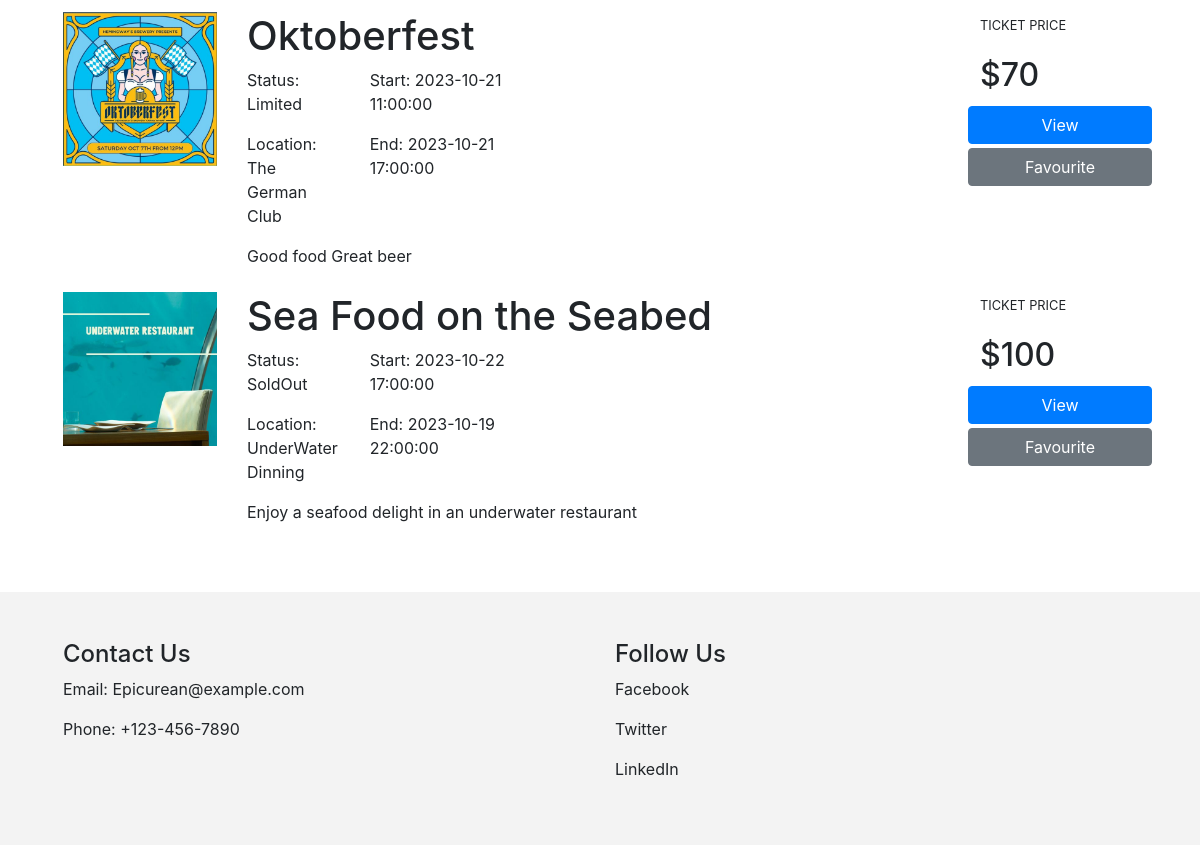
Before: / (lower part) with the older database file.
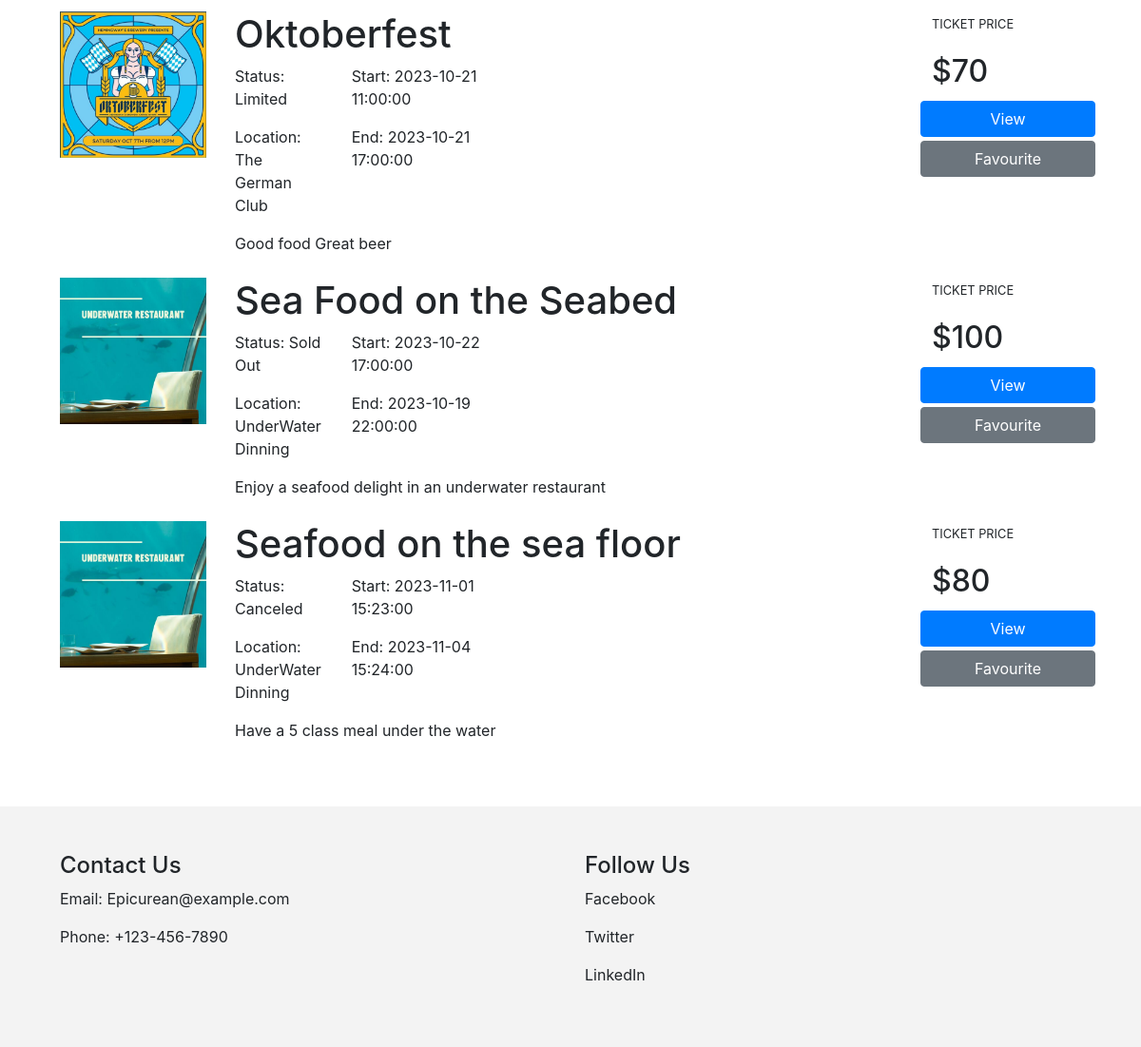
After: the same page with the newer database file.
### website/models.py (models this page shows)
class Event(db.Model):
    __tablename__ = 'events'
    eventid = db.Column(db.Integer, primary_key=True)
    name = db.Column(db.String(80))
    description = db.Column(db.String(200))
    image = db.Column(db.String(400))
    ticketPrice = db.Column(db.String(3))
    status = db.Column(db.String(20))
    created_at = db.Column(db.DateTime, default=datetime.now())
    startdate = db.Column(db.DateTime)
    enddate = db.Column(db.DateTime)
    location = db.Column(db.String(100))
    user = db.Column(db.String(80))
    comments = db.relationship('Comment', backref='event')

### website/views.py (the view)
@bp.route('/')
def index():
    event = Event.query.all()
    return render_template('index.html', events=event)

### website/templates/index.html (shortened to what this page needs)
{% extends 'base.html' %}
{% block content %}
<div class="container-fluid">
    {% for event in events %}
    <div class="row px-5 py-1">
        <div class="col-2">
            <img src="{{ event.image }}" class="img-fluid">
        </div>
        <div class="col-8">
            <h1>{{event.name}}</h1>
            <div class="row">
                <div class="col-2">
                    <p>Status: {{event.status}}</p>
                    <p>Location: {{event.location}}</p>
                </div>
                <div class="col-3">
                    <p>Start: {{event.startdate}}</p>
                    <p>End: {{event.enddate}}</p>
                </div>
            </div>
            <p>
                {{event.description}}
            </p>
        </div>
        <div class="col-2 justify-content-center">
            <div class="row justify-content-center my-1">
                <p><small>TICKET PRICE</small></p>
            </div>
            <div class="row justify-content-center my-1">
                <h2>${{event.ticketPrice}}</h2>
            </div>
            <div class="row justify-content-center my-1">
                <a class="btn btn-primary" href="{{ url_for('event.show', id=event.eventid) }}" role="button">View</a>
            </div>
            <div class="row justify-content-center my-1">
                <button class="btn btn-secondary text-nowrap mx-2 btn-block" type="button"
                    onclick="window.location.href='bookmarks.html'">Favourite</button>
            </div>
        </div>
    </div>
    {% endfor %}
</div>
{% endblock %}

### website/templates/base.html (shortened to what this page needs)
<html>
<head>
    <link href="https://cdn.jsdelivr.net/npm/bootstrap@5.3.0-alpha3/dist/css/bootstrap.min.css" rel="stylesheet">
    <link rel="stylesheet" type="text/css" href="{{ url_for('static', filename='css/base.css') }}">
    <link rel="stylesheet" href="https://stackpath.bootstrapcdn.com/bootstrap/4.5.2/css/bootstrap.min.css">
    <link rel="stylesheet" href="https://stackpath.bootstrapcdn.com/font-awesome/4.7.0/css/font-awesome.min.css">
</head>
<body>
    {% block content %}
    {% endblock %}
    <footer class="footer mt-5">
        <div class="container">
          <div class="row">
            <div class="col-md-6">
              <h4>Contact Us</h4>
              <p>Email: Epicurean@example.com</p>
              <p>Phone: +123-456-7890</p>
            </div>
            <div class="col-md-6">
              <h4>Follow Us</h4>
              <p>Facebook</p>
              <p>Twitter</p>
              <p>LinkedIn</p>
            </div>
          </div>
        </div>
    </footer>
</body>
</html>

### website/static/css/base.css (style rules this page uses)
footer { margin-top: auto; background-color: rgba(240, 240, 240, 0.788); padding: 3rem; }
html { height: 100%; }
body { min-height: 100%; display: flex; flex-direction: column; }

Changed rows visible on the page:
changed Event "Sea Food on the Seabed": status "SoldOut" → "Sold Out"
added Event: image (picture), name "Seafood on the sea floor", status "Canceled", location "UnderWater Dinning", startdate "2023-11-01 15:23:00", enddate "2023-11-04 15:24:00", description "Have a 5 class meal under the water", ticketPrice "80"
